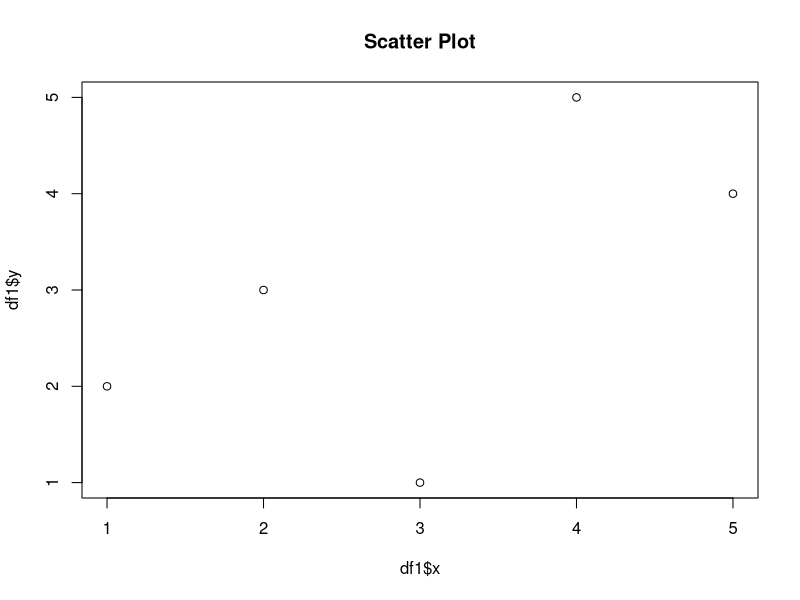
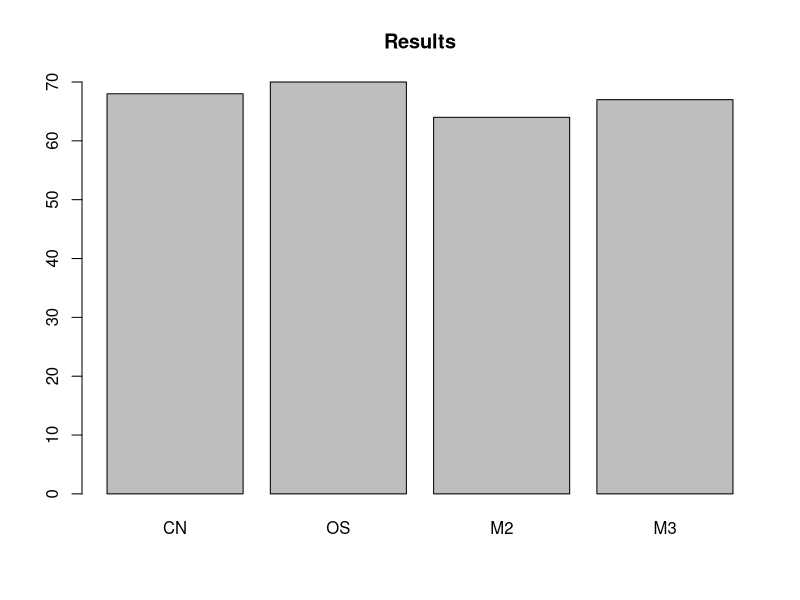
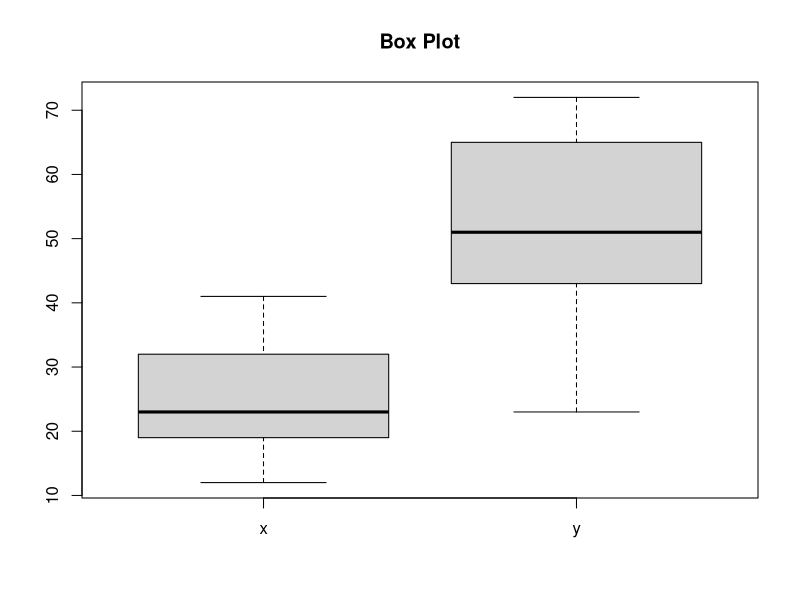

Source code (R) for these figures, in order:
#13a	Scatter plot for Data Frame Columns
df1=data.frame(x=c(2,1,3,5,4),y=c(3,2,1,4,5))
plot(df1$x,df1$y,main="Scatter Plot")

#13b	Bar Plot for Data Frame Columns
df2=data.frame(sub=c("CN","OS","M2","M3"),marks=c(68,70,64,67))
barplot(df2$marks,names.arg=df2$sub,main="Results")

#13c	Box Plot for Data Frame Columns
df3=data.frame(x=c(12,32,41,23,19),y=c(43,65,51,23,72))

boxplot(df3$x,df3$y,main="Box Plot",names = c("x", "y"))